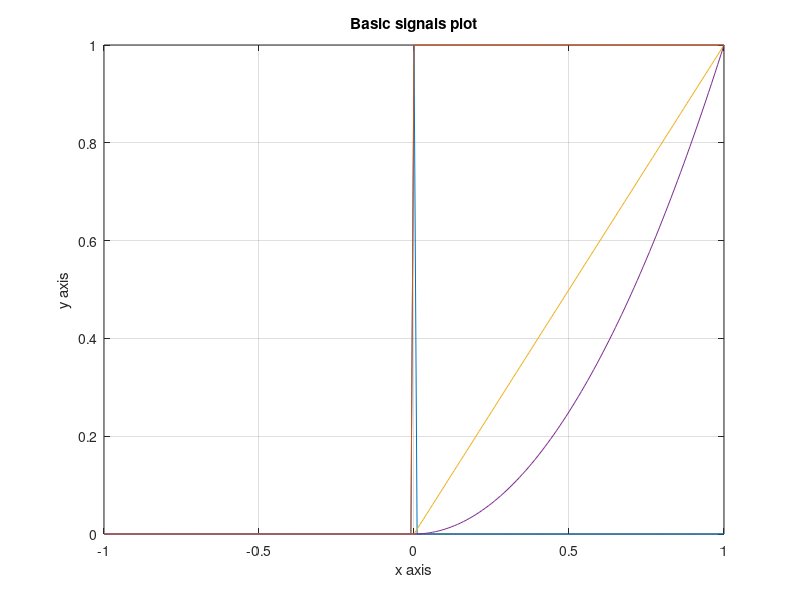

This figure's MATLAB source:
function question_1()
  t = (-1:0.01:1)';

  impulse = t==0;
  unitstep = t>=0;
  ramp = t.*unitstep;
  rect = t.^2.*unitstep;

  plot(t,[impulse unitstep ramp rect]);
  grid on;
  title('Basic signals plot');
  xlabel('x axis');
  ylabel('y axis');
endfunction